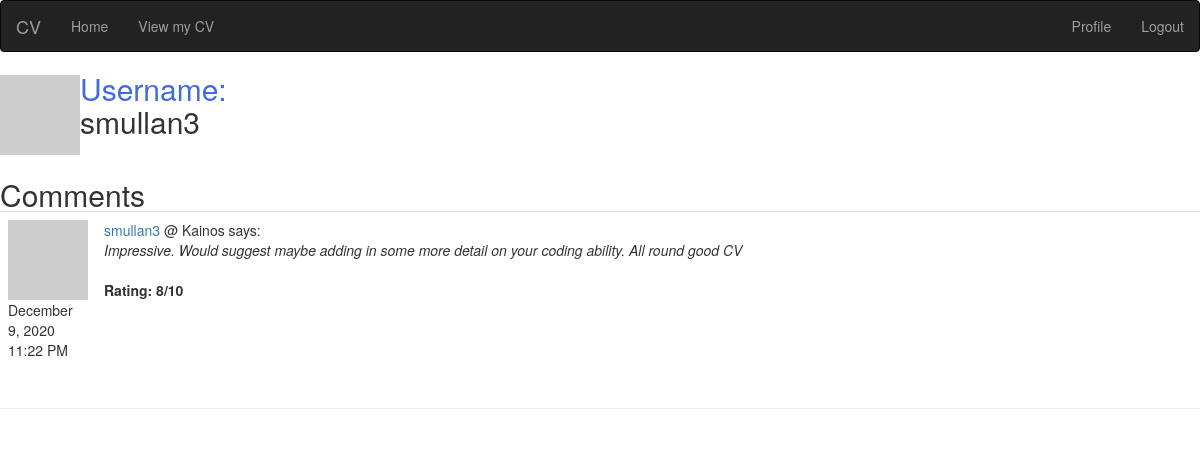
Page /user/smullan3 (signed in) on the committed database.
### app/models.py (models this page shows, shortened)
class User(UserMixin, db.Model):
    id = db.Column(db.Integer, primary_key=True)
    first_name = db.Column(db.String(64), index=True)
    last_name = db.Column(db.String(64), index=True)
    username = db.Column(db.String(64), index=True, unique=True)
    company = db.Column(db.String(64), index=True)
    contact_no = db.Column(db.Integer(), index=True)
    email = db.Column(db.String(120), index=True, unique=True)
    password_hash = db.Column(db.String(128))
    about_me = db.Column(db.String(140))
    is_admin = db.Column(db.Boolean, default=False)
    views = db.Column(db.Integer(), default= 0)
    downloads = db.Column(db.Integer(), default = 0)
    last_seen = db.Column(db.DateTime, default= datetime.utcnow)
    posts = db.relationship('Post', backref='author', lazy='dynamic')
    @login.user_loader
    def load_user(id):
        return User.query.get(int(id))
    def avatar(self, size):
        digest = md5(self.email.lower().encode('utf-8')).hexdigest()
        return  'https://www.gravatar.com/avatar/{}?d=identicon&s={}'.format(digest, size)

class Post(db.Model):
    id = db.Column(db.Integer, primary_key=True)
    body = db.Column(db.Text)
    rating = db.Column(db.Integer)
    timestamp = db.Column(db.DateTime(), index=True,
    default = datetime.utcnow)
    user_id = db.Column(db.Integer, db.ForeignKey('user.id'))

### app/routes.py (the view)
@app.route('/user/<username>')
@login_required
def user(username):
    page = request.args.get('page', 1, type=int)
    user = User.query.filter_by(username=username).first_or_404()
    posts = user.posts.order_by(Post.timestamp.desc()).paginate(
        page, app.config['POSTS_PER_PAGE'], False)
    next_url = url_for('user', username=user.username, page=posts.next_num) \
        if posts.has_next else None
    prev_url = url_for('user', username=user.username, page=posts.prev_num) \
        if posts.has_prev else None
    return render_template('user.html', user=user, posts=posts.items, next_url=next_url, prev_url=prev_url)

### app/routes.py (called while the page is built)
@app.before_request
def before_request():
    if current_user.is_authenticated:
        current_user.last_seen = datetime.utcnow()
        db.session.commit()

@app.context_processor              #Needed to return total views and downloads to admin/index.html template. Although
def total_count():                  #this code will inject the two returned variables to all templates, it will only show on
    users = User.query.all()        #on the admin/index template as that is where I have referenced them.
    view_total = 0
    for u in users:                     #This function querys all users in db, iterates through views & downloads of each
        view_total+= u.views            #and adds that value to the total views/downloads variables.
    download_total = 0
    for z in users:
        download_total+= z.downloads
    return dict(view_total=view_total, download_total=download_total)

### app/templates/user.html (shortened to what this page needs)
{% extends "base.html" %}
{% block content %}
<table>
    <tr>
        <td><img src="{{ user.avatar(100) }}"><td>
        <div id="profile">
        <td><h2> <div id="username_tag">  Username: </div> {{ user.username }}</h2>  <br>
        </div>
        </td>
    </tr>
</table>
<br>
<h2>Comments</h2>
{% for post in posts %}
{% include "_post.html" %}
{% endfor %}
<ul class="pager">
<hr>
{% endblock %}

### app/templates/_post.html
<table class="table table-hover">
    <tr>
        <td width="70px">
            <a href="{{ url_for('user', username=post.author.username) }}">
                <img src="{{ post.author.avatar(70) }}" />
            </a>
            {{ moment(post.timestamp).format('LLL') }}
        </td>
        <td>
            <a href="{{ url_for('user', username=post.author.username) }}">
                {{ post.author.username }} </a> @ {{ post.author.company }}
            says:
            <br>
            <em>{{ post.body }} </em><br> <br>
            <strong>Rating: {{ post.rating }}/10 </strong>
        </td>
    </tr>
</table>

### app/static/style.css (style rules this page uses)
h2 { margin: auto; }
#username_tag, #about, #login, #register, #edit_profile, #last_seen, #touch { color: royalblue; }
#work h1, h2 { text-align: left; }

### rows in the picture
User: username "smullan3"
Post: timestamp "December 9, 2020 11:22 PM", author.username "smullan3", author.company "Kainos", body "Impressive. Would suggest maybe adding in some more detail on your coding ability. All round good CV", rating "8"
